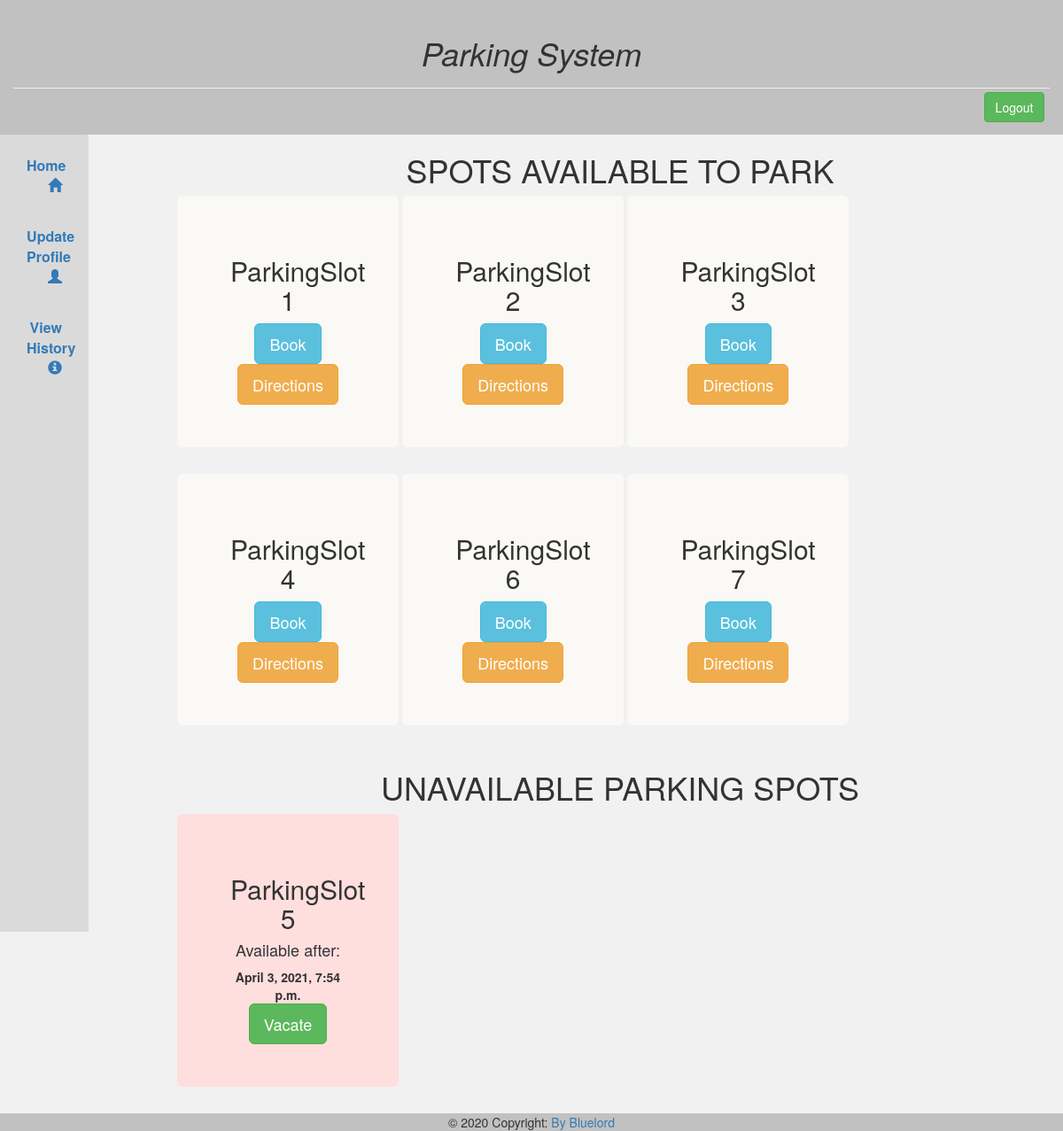
Before: /home/ (signed in) with the older database file.
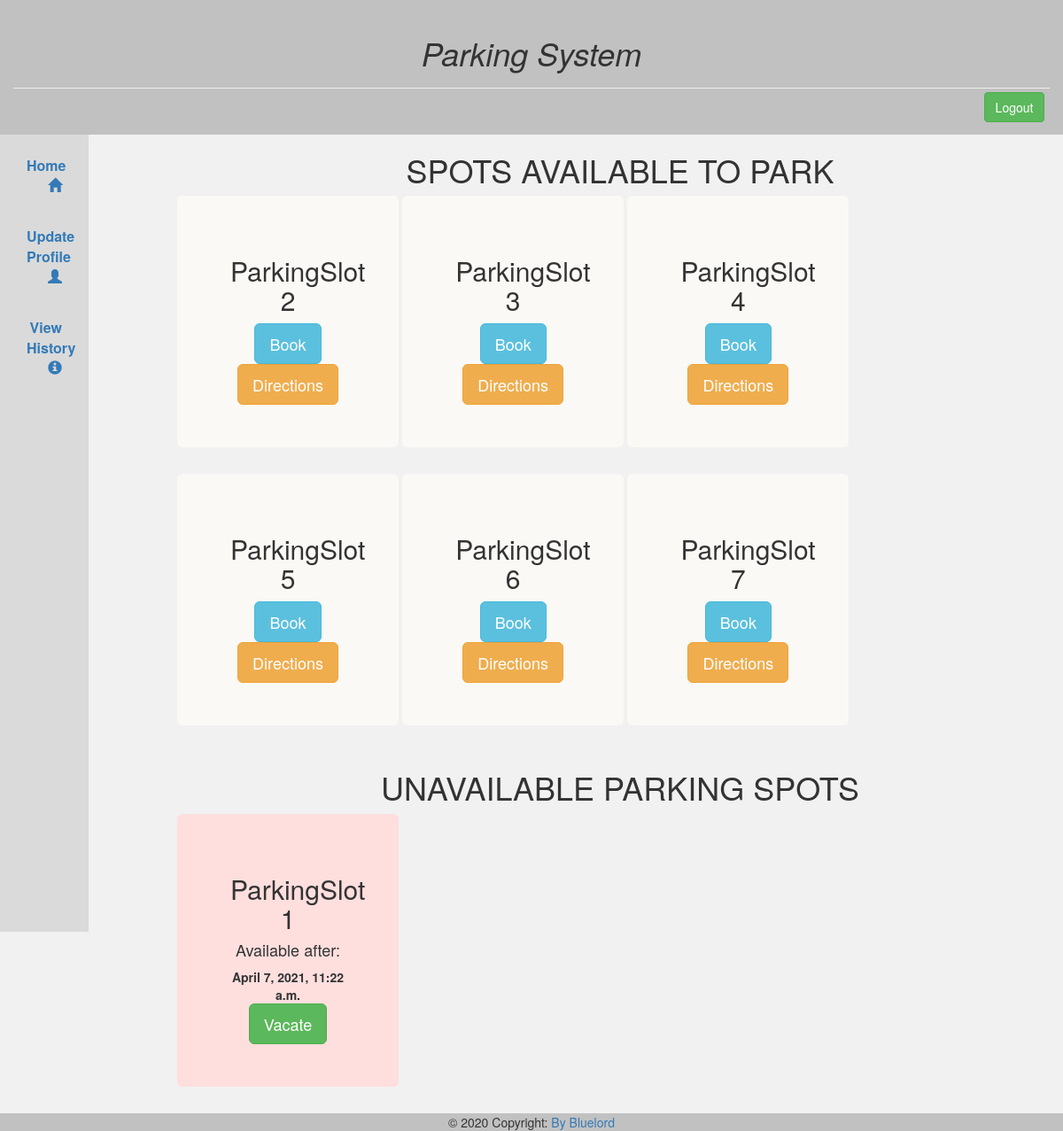
After: the same page with the newer database file.
### parking/models.py (models this page shows, shortened)
class ParkingSpot(models.Model):
    isoccupied = models.BooleanField()
    directions = models.TextField(max_length=150)
    destination=models.CharField(max_length=30,null=True,blank=True)

class ParkingInfo(models.Model):
    userid= models.ForeignKey(settings.AUTH_USER_MODEL, on_delete=models.CASCADE)
    slotid= models.ForeignKey(ParkingSpot,on_delete=models.CASCADE)
    stime= models.DateTimeField()
    etime = models.DateTimeField(null=True,blank=True)
    vehicleid=models.CharField(max_length=50)
    isactive=models.BooleanField()
    notifid=models.IntegerField()

### parking/views.py (the view)
# urls.py: 2. Add a URL to urlpatterns:  path('', views.home, name='home')
def home(request):
    uid=request.user
    hasbooking=ParkingInfo.objects.filter(userid=uid.id,isactive=True)
    if hasbooking.exists():
        return render(request,'parkinginfo.html',{'vehicleid':hasbooking[0].vehicleid,'slotid':hasbooking[0].slotid.id,'stime':hasbooking[0].stime,'etime':hasbooking[0].etime})
    else:
        freespots= ParkingSpot.objects.filter(isoccupied=False)
        occupiedspots=ParkingInfo.objects.filter(isactive=True)
        return render(request,'home.html',{'freespots':freespots,'occupiedspots':occupiedspots})

### templates/home.html (shortened to what this page needs)
{% extends 'mainbase.html' %}
{% block content %}
<div class="row">
<h1>SPOTS AVAILABLE TO PARK</h1>
{% for i in freespots %}
<div class="jumbotron col-sm-3" style="background-color:rgb(250, 249, 246);margin-right:0.3em;">
  <h2>ParkingSlot {{i.id}}</h2>
  <button type="button" class="btn btn-info btn-lg" data-toggle="modal" data-target="#{{i.id}}">Book</button>
  <button type="button" class="btn btn-warning btn-lg" data-toggle="modal" data-target="#d{{i.id}}">Directions</button>
</div>
{% endfor %}
</div>
<div class="row">
<h1>UNAVAILABLE PARKING SPOTS</h1>
{% for z in occupiedspots %}
<div class="jumbotron col-sm-3" style="background-color:#ffdede;margin-right:0.3em;">
  <h2>ParkingSlot {{z.slotid.id}}</h2>
  <h4>Available after:</h4>
  <strong>{{z.etime}}</strong>
  <br>
  {% if user.is_superuser %}
   <form action="vacate" method="post">
    <button class="btn btn-success btn-lg" type="submit">Vacate</button>
    {% endif %}
</div>
{% endfor %}
</div>
{% endblock %}

Changed rows visible on the page:
no longer on this page (row edited): ParkingSpot: id "1"
no longer on this page (row edited): ParkingInfo: slotid.id "5", etime "April 3, 2021, 7:54 p.m."
now on this page (row edited): ParkingSpot: id "5"
added ParkingInfo: slotid.id "1", etime "April 7, 2021, 11:22 a.m."
